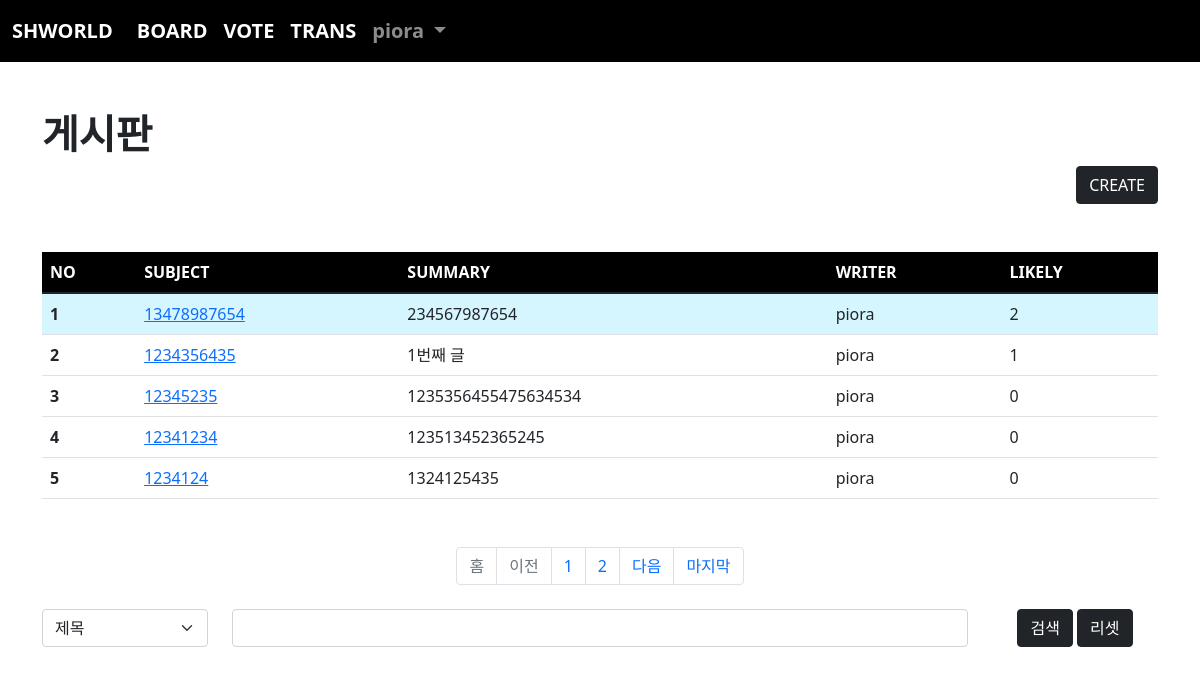
/board/index/ (signed in), run on the app's committed database.
### acc/models.py (models this page shows, shortened)
class User(AbstractUser):
    pic = models.ImageField(upload_to="user/%y/%m")
    age = models.IntegerField(default=1)
    comment = models.TextField()

### board/models.py (models this page shows, shortened)
class Board(models.Model):
    subject = models.CharField(max_length=100)
    writer = models.ForeignKey(User, on_delete=models.CASCADE, related_name="writer")
    content = models.TextField()
    pubdate = models.DateTimeField()
    likey = models.ManyToManyField(User, blank=True, related_name="likey")
    def summary(self):
        if len(self.content) > 100:
            return f"{self.content[:100]} ..."
        return self.content
    def hot(self):
        if self.likey.count() >= 2:
            return True
        return False

### board/views.py (the view)
# urls.py: path('index/', views.index, name="index"),
def index(req):
    pg=req.GET.get("page",1)
    cate=req.GET.get("cate","")
    kw=req.GET.get("kw","")
    if kw:
        if cate == "sub":
            b=Board.objects.filter(subject__startswith=kw)
        elif cate == "wri":
            try:
                from acc.models import User
                u = User.objects.get(username=kw)
                b=Board.objects.filter(writer=u)
            except:
                b=Board.objects.none()
        elif cate == "con":
            b=Board.objects.filter(content__contains=kw)
        else:
            pass
    else:
        b = Board.objects.all()
    b=b.order_by('-pubdate')
    pag=Paginator(b,5)
    obj=pag.get_page(pg)
    context={
        "bset" : obj,
        "kw" : kw,
        "cate" : cate
    }
    return render(req, 'board/index.html', context)

### templates/board/index.html (shortened to what this page needs)
{% extends 'base.html' %}
{% block con %}
{% load mathfilters %}
    <div class="container mt-5 mb-5">
        <h1><b>게시판</b></h1>
        <div class="text-end">
            <a href="{% url 'board:create' %}" class="btn btn-dark">CREATE</a>
        </div>
        <div>
            <table class="table table-hover mt-5">
                <thead style="background-color : black; color : white">
                    <tr>
                        <th scope="col">NO</th>
                        <th scope="col">SUBJECT</th>
                        <th scope="col">SUMMARY</th>
                        <th scope="col">WRITER</th>
                        <th scope="col">LIKELY</th>
                    </tr>
                </thead>
                <tbody>
                    {% if bset %}
                        {% for i in bset %}
                        <tr {% if i.hot %} style = "background-color: rgba(190, 241, 255, 0.638);" {% endif %}>
                            <th scope="row">{{ bset.start_index|add:forloop.counter0 }}</th>
                            <td><a href="{% url 'board:detail' i.id %}">{{ i.subject }}</a></td>
                            <td>{{ i.summary }}</td>
                            <td>{{ i.writer }}</td>
                            <td>{{ i.likey.count }}</td>
                        </tr>
                        {% endfor %}
                    {% endif %}
                </tbody>
            </table>
        </div>
        <nav aria-label="Page navigation example" class="mt-5">
            <ul class="pagination justify-content-center">
                {% if bset.has_previous %}
                    <li class="page-item">
                        <a href="{% url 'board:index' %}?page=1&kw={{kw}}&cate={{cate}}" class="page-link">홈</a>
                    </li>
                    <li class="page-item">
                        <a href="{% url 'board:index' %}?page={{bset.previous_page_number}}&kw={{kw}}&cate={{cate}}" class="page-link">이전</a>
                    </li>
                {% else %}
                    <li class="page-item disabled">
                        <a class="page-link">홈</a>
                    </li>
                    <li class="page-item disabled">
                        <a class="page-link">이전</a>
                    </li>
                {% endif %}
                {% for i in bset.paginator.page_range %}
                    {% if i >= bset.number|sub:5 and bset.number|add:4 >= i %}
                        <li class="page-item {% if i == chset.number %} active {% endif %}">
                            <a class="page-link" href="{% url 'board:index' %}?page={{i}}&kw={{kw}}&cate={{cate}}">{{ i }}</a>
                        </li>
                    {% endif %}
                {% endfor %}
                {% if bset.has_next %}
                    <li class="page-item">
                        <a class="page-link" href="{% url 'board:index' %}?page={{ bset.next_page_number}}&kw={{kw}}&cate={{cate}}">다음</a>
                    </li>
                    <li class="page-item">
                        <a class="page-link" href="{% url 'board:index' %}?page={{ bset.paginator.num_pages}}&kw={{kw}}&cate={{cate}}">마지막</a>
                    </li>
                {% endif %}
            </ul>
        </nav>
        <form>
            <div class="row mt-4">
                <div class="col-lg-2">
                    <select name="cate" class="form-select mb-3" aria-label=".form-select-lg example">
                        <option value="sub" {% if cate == "sub" %} selected {% endif %}>제목</option>
                    </select>
                </div>
                <div class="col-lg-8">
                    <input type="text" name="kw" value="{{kw}}" class="form-control">
                </div>
                <div class="col-lg-2 text-center">
                    <button class="btn btn-dark">검색</button>
                    <a href="{% url 'board:index' %}?page=1" class="btn btn-dark">리셋</a>
                </div>
            </div>
        </form>
    </div>
{% endblock %}

### templates/base.html (shortened to what this page needs)
<!doctype html>
<html lang="en">
    <head>
        <link href="https://cdn.jsdelivr.net/npm/bootstrap@5.1.3/dist/css/bootstrap.min.css" rel="stylesheet">
    </head>
    <body>
        {% if user.is_authenticated %}
            <nav class="navbar navbar-expand-lg navbar-dark" style="background-color: rgb(0, 0, 0); font-size: 20px; font-weight: bold;">
                <div class="container-fluid">
                    <a class="navbar-brand" href="#">SHWORLD</a>
                    <div class="collapse navbar-collapse" id="navbarSupportedContent">
                        <ul class="navbar-nav me-auto mb-2 mb-lg-0">
                            <li class="nav-item">
                                <a class="nav-link active" aria-current="page" href="{% url 'board:index' %}">BOARD</a>
                            </li>
                            <li class="nav-item">
                                <a class="nav-link active" aria-current="page" href="{% url 'vote:index' %}">VOTE</a>
                            </li>
                            <li class="nav-item">
                                <a class="nav-link active" aria-current="page" href="{% url 'trans:index' %}">TRANS</a>
                            </li>
                            <li class="nav-item dropdown">
                                <a class="nav-link dropdown-toggle" href="#" id="navbarDropdown" role="button" data-bs-toggle="dropdown" aria-expanded="false">
                                {{ user }}
                                </a>
                            </li>
                        </ul>
                    </div>
                </div>
            </nav>
        {% endif %}
        {% if user.is_authenticated %}
            {% block con %}{% endblock %}
        {% endif %}
    </body>
</html>

### data on the page
User: username "piora"
Board: start_index|add "1", subject "13478987654", summary "234567987654", writer "piora", likey.count "2"
Board: start_index|add "2", subject "1234356435", summary "1번째 글", writer "piora", likey.count "1"
Board: start_index|add "3", subject "12345235", summary "1235356455475634534", writer "piora", likey.count "0"
Board: start_index|add "4", subject "12341234", summary "123513452365245", writer "piora", likey.count "0"
Board: start_index|add "5", subject "1234124", summary "1324125435", writer "piora", likey.count "0"

### other printed values
{{ i }} "1" "2"
